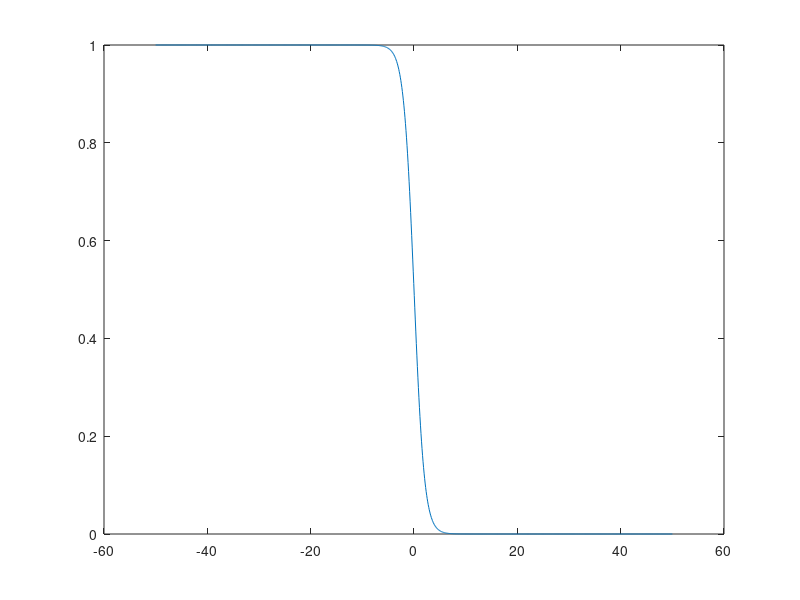

Write the MATLAB code that produced this figure.
clc, clear, close all

t = linspace(-50,50,1000);
one = ones(1,1000);

m = 1;
n = 0;

sigmoid = 1 - one./(1+(exp(-m*(t-n))));

plot(t, sigmoid);

